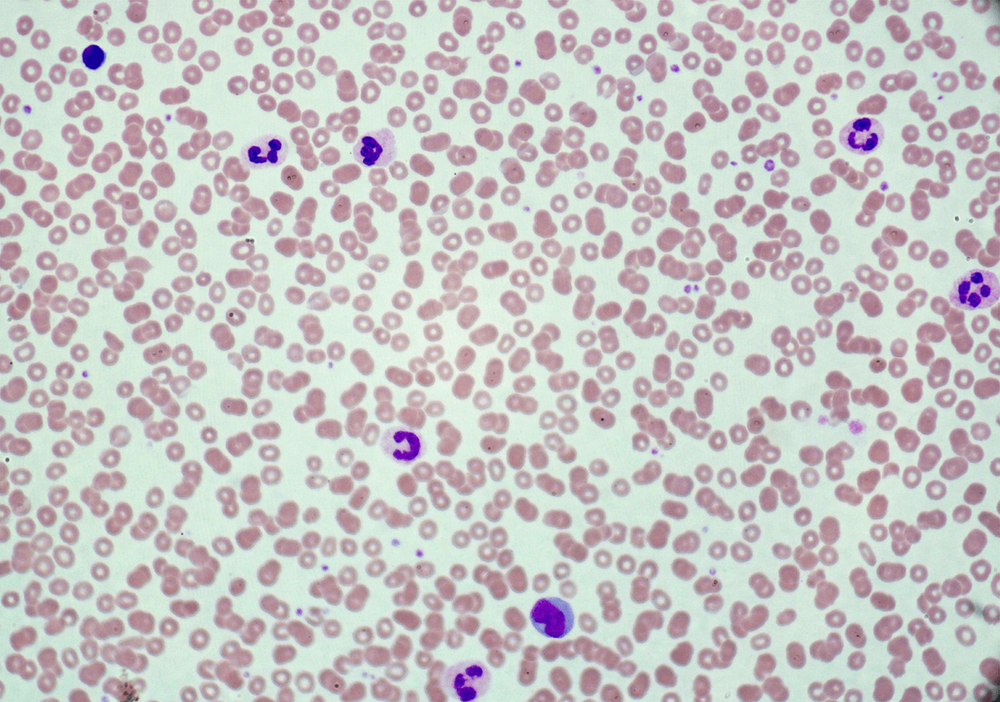
#> input picture quarto_periodo/pdi/atv_p3/Tarb.Final-2.png, 1000 x 702 px, shrunk from 1500 x 1053 before the run
$ python p2Trab_final.py
#> lines starting #> are read from the running program, lines starting #| are printed output that depends on the picture; after the words box and inside, x2 and y2 are one past the last pixel; in counts of white or black regions, pixels touching at a corner belong together
import cv2
from skimage import io
from matplotlib import pyplot as plt
import numpy as np

# Carregar a imagem
image_path = 'Tarb.Final-2.png'
image = io.imread(image_path)
#> image is the input picture: shape (702, 1000, 3); mean R, G, B 198.7, 196, 195.8

# Verificar se a imagem é RGB e converter se necessário
if image.ndim == 3 and image.shape[2] == 3:
    gray_image = cv2.cvtColor(image, cv2.COLOR_RGB2GRAY)
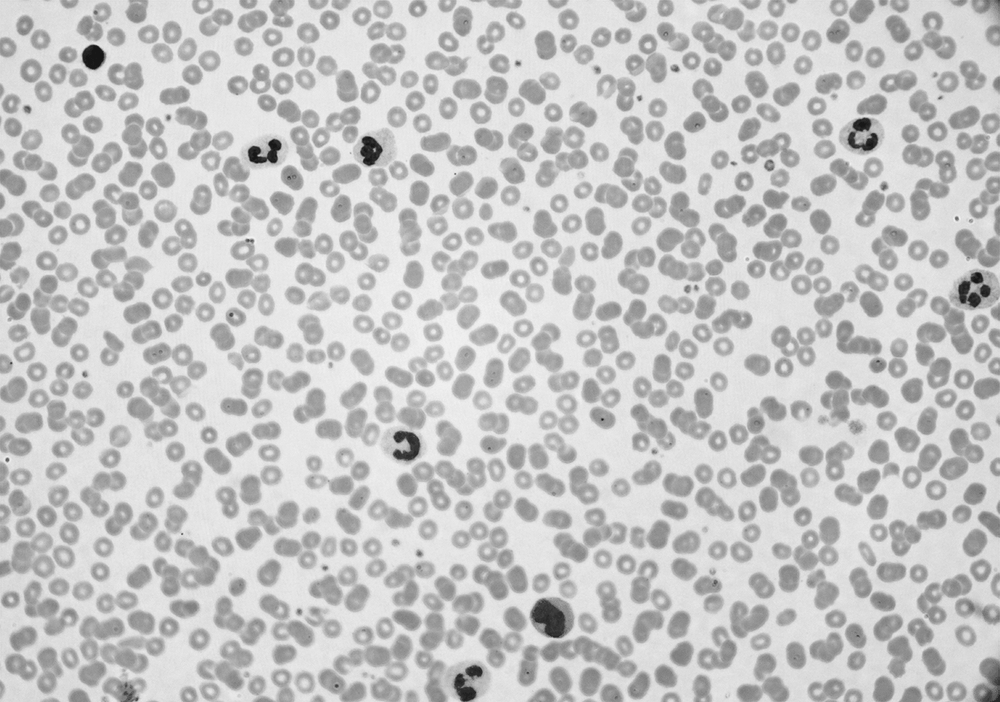
#> gray_image: shape (702, 1000); min 17, max 245, mean 196.8
else:
    gray_image = image

# Equalização de histograma
equalized_image = cv2.equalizeHist(gray_image)
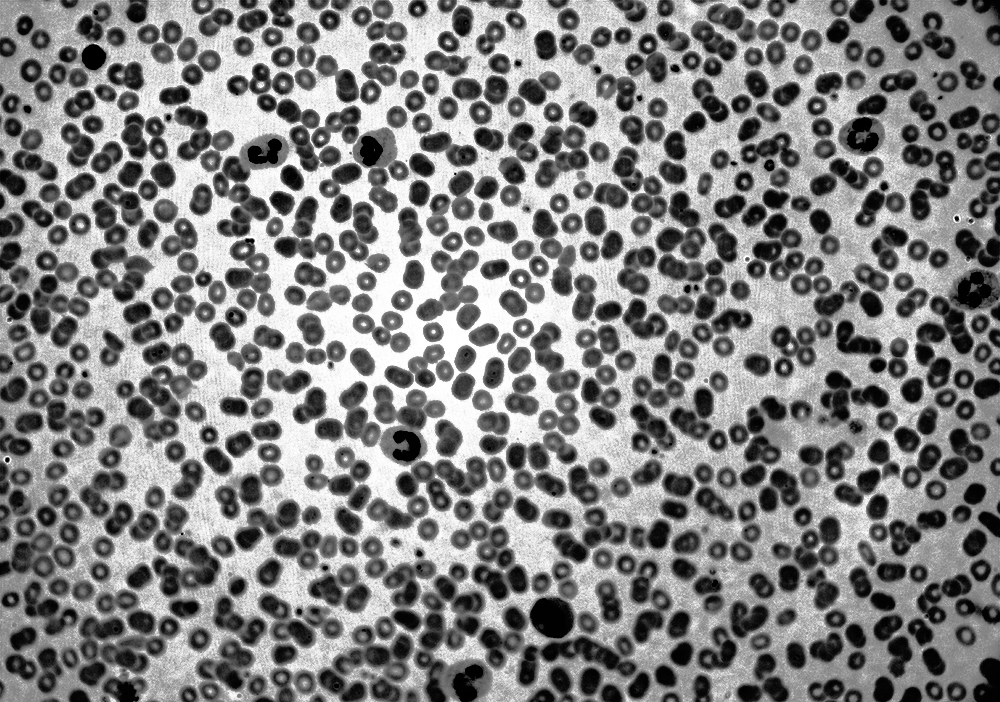
#> equalized_image: shape (702, 1000); min 0, max 255, mean 129.6

# Aplicar binarização
_, binary_image = cv2.threshold(equalized_image, 0, 255,
                                cv2.THRESH_BINARY + cv2.THRESH_OTSU)
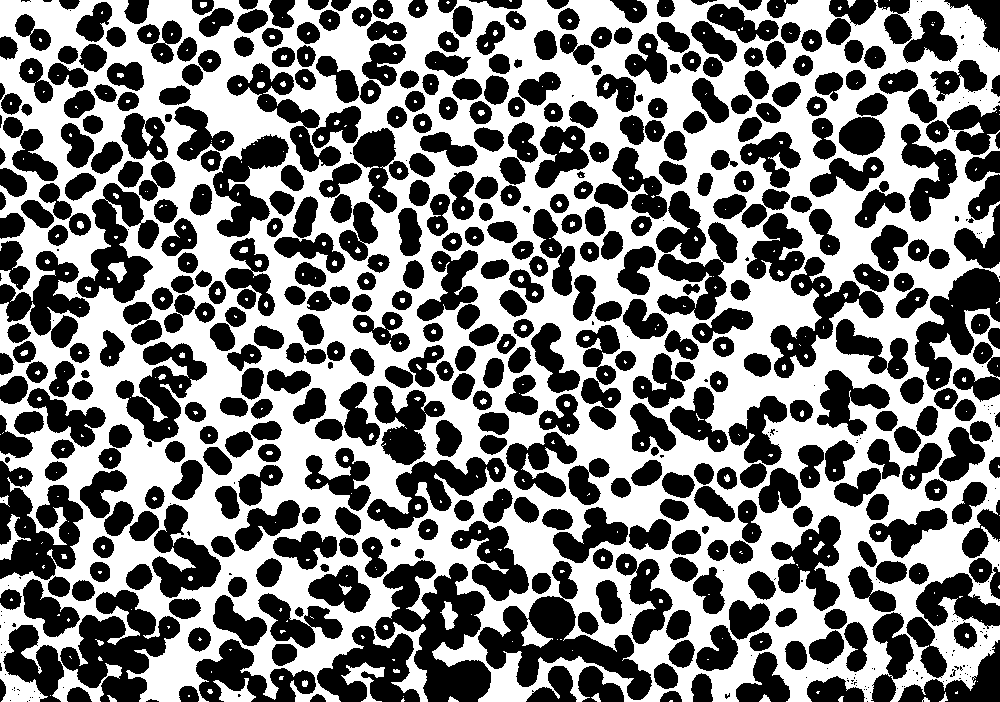
#> binary_image: shape (702, 1000); 49.2% white; 424 white regions (337 under 20 px), largest, box (x1, y1, x2, y2) and area: (0, 0, 1000, 702) 338865, (341, 662, 385, 702) 597, (213, 678, 256, 702) 483

# Aplicar operações morfológicas para remover ruídos e preencher buracos
kernel = cv2.getStructuringElement(cv2.MORPH_ELLIPSE, (5, 5))
cleaned_image = cv2.morphologyEx(binary_image,
                                 cv2.MORPH_CLOSE,
                                 kernel,
                                 iterations=2)
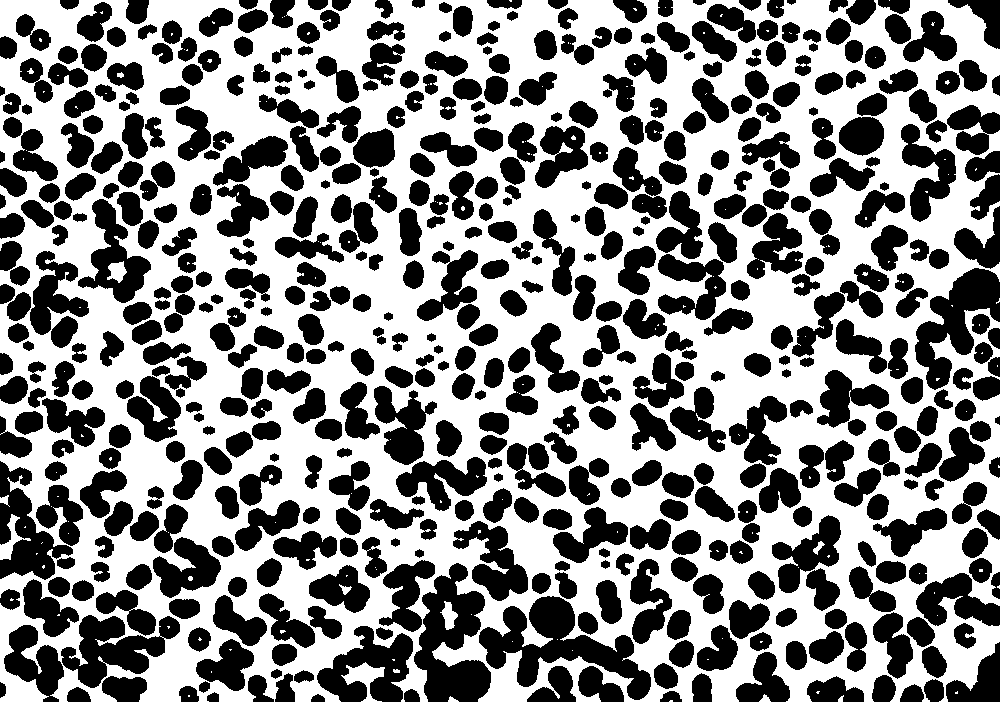
#> cleaned_image: shape (702, 1000); 54.2% white; 545 black regions, largest, box (x1, y1, x2, y2) and area: (479, 596, 651, 700) 6828, (414, 563, 491, 702) 5974, (915, 268, 1000, 390) 4653

# Detectar bordas usando o Canny
edges = cv2.Canny(cleaned_image, 100, 200)
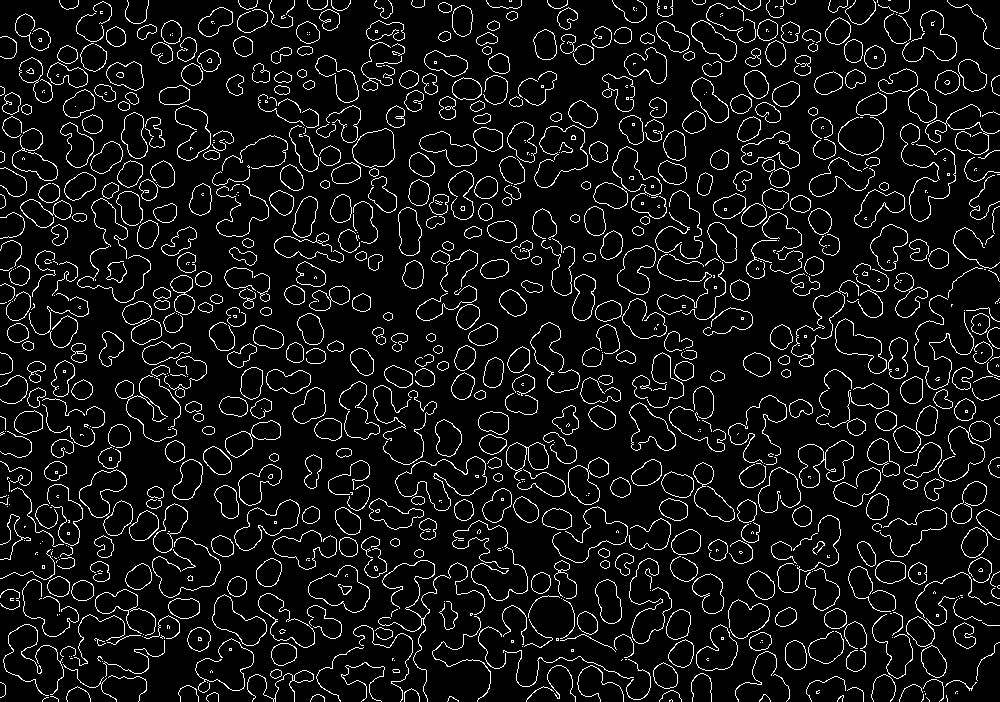
#> edges: shape (702, 1000); 7.6% white in thin lines or dots

# Encontrar contornos das hemácias usando as bordas detectadas
contours, _ = cv2.findContours(edges, cv2.RETR_EXTERNAL,
                               cv2.CHAIN_APPROX_SIMPLE)
#> contours = 914 contours, 583 with area under 20; largest, box (x1, y1, x2, y2) and area: (395, 456, 487, 511) 2575, (308, 565, 370, 613) 1740, (234, 499, 300, 551) 1590, (530, 322, 580, 393) 1580, (258, 593, 315, 648) 1393

# Desenhar contornos encontrados
segmented_image = cv2.drawContours(image.copy(), contours, -1, (255, 0, 0), 2)
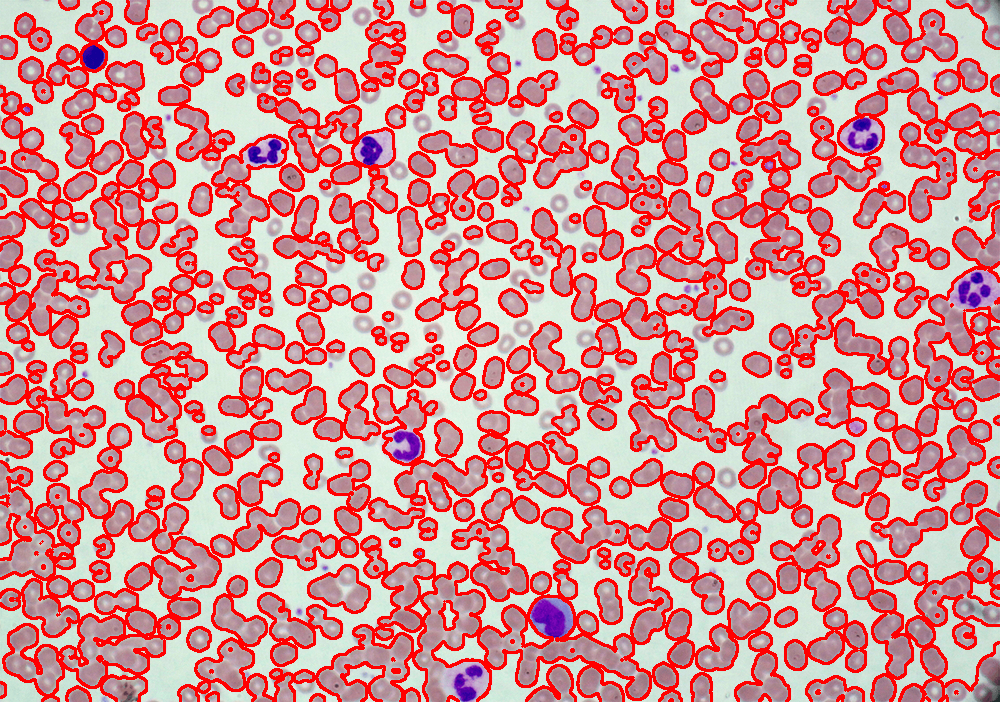
#> segmented_image: shape (702, 1000, 3); mean R, G, B 212.6, 142.7, 142.8

# Calcular a área total das hemácias com base nas bordas
hemacia_area = sum(cv2.contourArea(c) for c in contours)
#> hemacia_area = 131868.5
total_area = gray_image.shape[0] * gray_image.shape[
    1]  # Usar a imagem em escala de cinza para área total
#> total_area = 702000
percent_area = (hemacia_area / total_area) * 100
#> percent_area = 18.78

# Exibir resultados
fig, axes = plt.subplots(2, 2, figsize=(10,5))
axes[0, 0].imshow(image)
axes[0, 0].set_title('Imagem Original')
axes[1, 0].imshow(equalized_image, cmap='gray')
axes[1, 0].set_title('Equalização de Histograma')
axes[0, 1].imshow(cleaned_image, cmap='gray')
axes[0, 1].set_title('Imagem Limpa')
axes[1, 1].imshow(segmented_image)
axes[1, 1].set_title('Segmentação das Hemácias')

for ax in axes.flat:
    ax.axis('off')

plt.tight_layout()
plt.show()
print(f"Área total das hemácias: {hemacia_area} pixels")
#| Área total das hemácias: 131868.5 pixels
